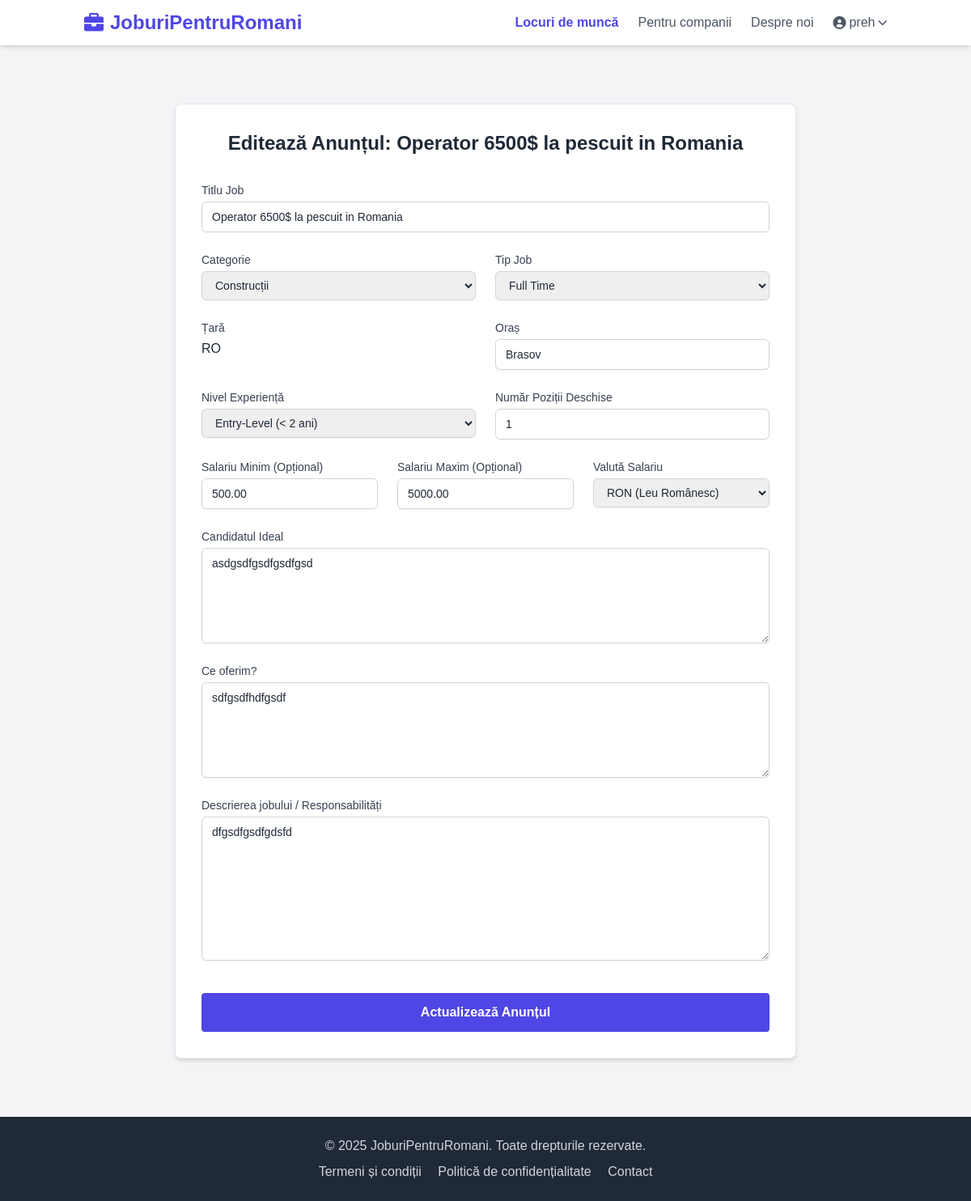
Before: /jobs/2/edit/ (signed in) with the older database file.
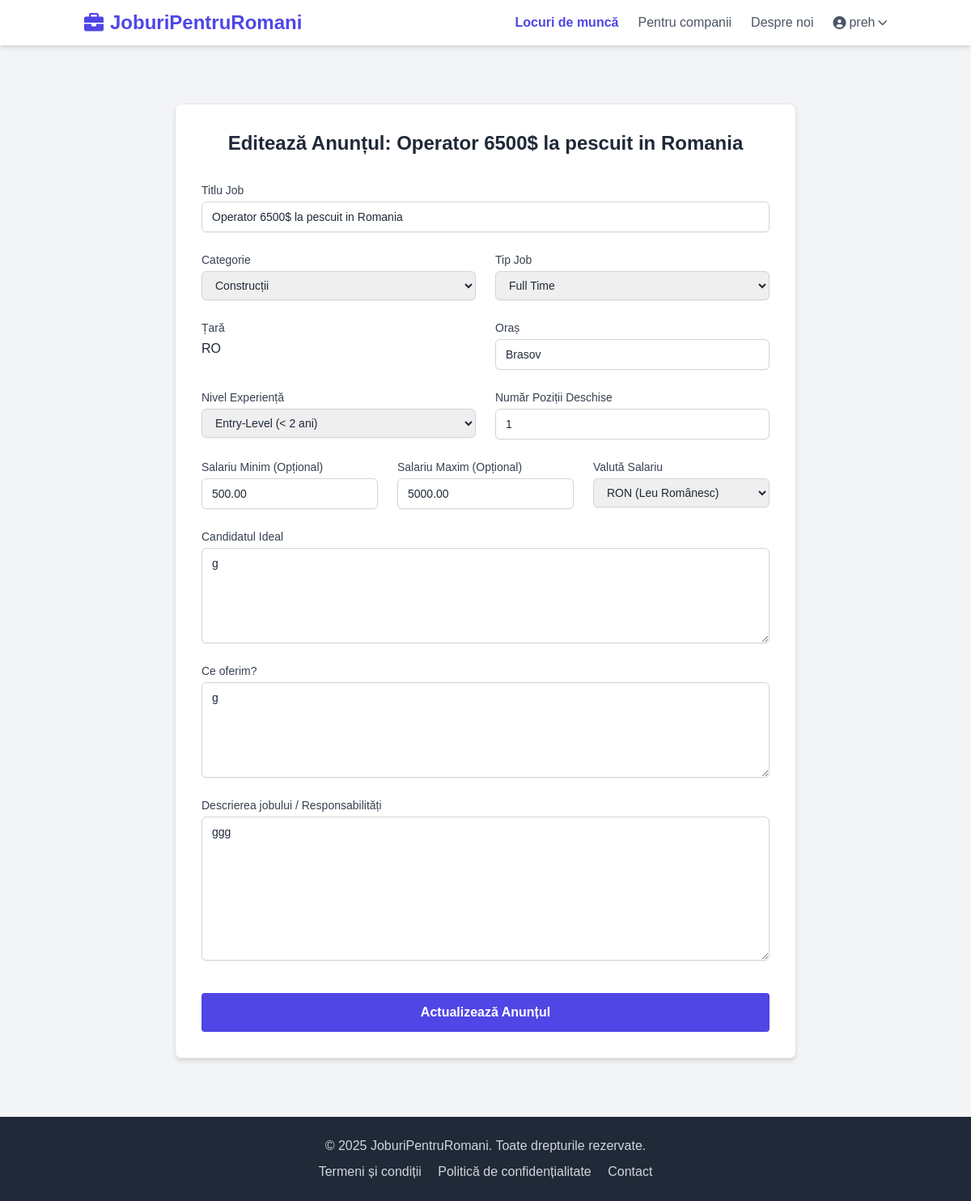
After: the same page with the newer database file.
### jobs/models.py (models this page shows, shortened)
class Job(models.Model):
    JOB_TYPE_CHOICES = (
        ('full_time', 'Full Time'),
        ('part_time', 'Part Time'),
        ('contract', 'Contract'),
        ('internship', 'Internship'),
        ('remote', 'Remote'),
    )
    EXPERIENCE_LEVEL_CHOICES = (
        ('entry', 'Entry-Level (< 2 ani)'),
        ('mid', 'Mid-Level (2-5 ani)'),
        ('senior', 'Senior-Level (5+ ani)'),
        ('manager', 'Manager / Director'),
        ('intern', 'Intern / Stagiar'),
        ('no_experience', 'Fără experiență'),
    )
    CURRENCY_CHOICES = (
        ('RON', 'RON (Leu Românesc)'),
        ('EUR', 'EUR (Euro)'),
        ('USD', 'USD (Dolar American)'),
        ('GBP', 'GBP (Liră Sterlină)'),
    )
    company = models.ForeignKey(settings.AUTH_USER_MODEL, on_delete=models.CASCADE, related_name='jobs_posted', limit_choices_to={'user_type': 'company'})
    category = models.ForeignKey(Category, on_delete=models.SET_NULL, null=True, blank=True, related_name='jobs')
    title = models.CharField(max_length=255)
    slug = models.SlugField(max_length=270, unique=True, blank=True, help_text="Leave blank to auto-generate from title.") # Added unique=True back
    ideal_candidate = models.TextField("Candidatul Ideal", blank=True, null=True)
    what_we_offer = models.TextField("Ce oferim?", blank=True, null=True)
    responsibilities = models.TextField("Descrierea jobului / Responsabilități", blank=True, null=True) # Renamed from description
    country = CountryField(blank_label='(selectează țara)', default='RO')
    city = models.CharField("Oraș", max_length=100)
    job_type = models.CharField(max_length=20, choices=JOB_TYPE_CHOICES, default='full_time')
    experience_level = models.CharField("Nivel Experiență", max_length=20, choices=EXPERIENCE_LEVEL_CHOICES) # Removed null=True, blank=True
    positions_available = models.PositiveIntegerField("Număr Poziții Deschise", default=1) # Removed null=True, blank=True
    salary_min = models.DecimalField(max_digits=10, decimal_places=2, null=True, blank=True) # Păstrăm opțional pentru salariu min/max
    salary_max = models.DecimalField(max_digits=10, decimal_places=2, null=True, blank=True) # Păstrăm opțional pentru salariu min/max
    salary_currency = models.CharField(max_length=3, choices=CURRENCY_CHOICES, default='RON') # Removed blank=True, added choices
    is_published = models.BooleanField(default=True)
    is_featured = models.BooleanField(default=False)
    created_at = models.DateTimeField(auto_now_add=True)
    updated_at = models.DateTimeField(auto_now=True)
    class Meta:
        ordering = ['-created_at']

### jobs/views.py (the view, shortened to what this page needs)
# urls.py: path('<int:pk>/edit/', views.JobUpdateView.as_view(), name='job_edit'), # Keep pk for actions for simplicity
class JobUpdateView(LoginRequiredMixin, UserPassesTestMixin, UpdateView):
    model = Job
    form_class = JobForm
    template_name = 'jobs/job_form.html'
    success_url = reverse_lazy('accounts:company_dashboard')
    def test_func(self):
        job = self.get_object()
        return self.request.user == job.company
    def get_context_data(self, **kwargs):
        context = super().get_context_data(**kwargs)
        context['page_title'] = f"Editează Anunțul: {self.object.title}"
        return context

### jobs/models.py (called while the page is built)
    def __str__(self):
        return self.name

### templates/jobs/job_form.html (shortened to what this page needs)
{% extends 'base.html' %}
{% block content %}
<div class="max-w-3xl mx-auto mt-10 mb-10 bg-white p-8 rounded-lg shadow-md border border-gray-200">
  <h1 class="text-2xl font-bold text-center text-gray-800 mb-8">{{ page_title|default:"Postează Job" }}</h1>
  <form method="post" class="space-y-6 needs-validation" novalidate>
    <div>
        <label for="{{ form.title.id_for_label }}" class="block text-sm font-medium text-gray-700 mb-1">{{ form.title.label }}</label>
        {{ form.title }}
    </div>
    <div class="grid grid-cols-1 md:grid-cols-2 gap-6">
        <div>
            <label for="{{ form.category.id_for_label }}" class="block text-sm font-medium text-gray-700 mb-1">{{ form.category.label }}</label>
            {{ form.category }}
        </div>
        <div>
            <label for="{{ form.job_type.id_for_label }}" class="block text-sm font-medium text-gray-700 mb-1">{{ form.job_type.label }}</label>
            {{ form.job_type }}
        </div>
    </div>
    <div class="grid grid-cols-1 md:grid-cols-2 gap-6">
        <div>
            <label for="{{ form.country.id_for_label }}" class="block text-sm font-medium text-gray-700 mb-1">{{ form.country.label }}</label>
            {{ form.country }}
        </div>
         <div>
            <label for="{{ form.city.id_for_label }}" class="block text-sm font-medium text-gray-700 mb-1">{{ form.city.label }}</label>
            {{ form.city }}
        </div>
    </div>
     <div class="grid grid-cols-1 md:grid-cols-2 gap-6">
         <div>
            <label for="{{ form.experience_level.id_for_label }}" class="block text-sm font-medium text-gray-700 mb-1">{{ form.experience_level.label }}</label>
            {{ form.experience_level }}
        </div>
         <div>
            <label for="{{ form.positions_available.id_for_label }}" class="block text-sm font-medium text-gray-700 mb-1">{{ form.positions_available.label }}</label>
            {{ form.positions_available }}
        </div>
    </div>
    <div class="grid grid-cols-1 md:grid-cols-3 gap-6">
        <div>
            <label for="{{ form.salary_min.id_for_label }}" class="block text-sm font-medium text-gray-700 mb-1">{{ form.salary_min.label }}</label>
            {{ form.salary_min }}
        </div>
         <div>
            <label for="{{ form.salary_max.id_for_label }}" class="block text-sm font-medium text-gray-700 mb-1">{{ form.salary_max.label }}</label>
            {{ form.salary_max }}
        </div>
         <div>
            <label for="{{ form.salary_currency.id_for_label }}" class="block text-sm font-medium text-gray-700 mb-1">{{ form.salary_currency.label }}</label>
            {{ form.salary_currency }}
        </div>
    </div>
    <div>
        <label for="{{ form.ideal_candidate.id_for_label }}" class="block text-sm font-medium text-gray-700 mb-1">{{ form.ideal_candidate.label }}</label>
        {{ form.ideal_candidate }}
    </div>
     <div>
        <label for="{{ form.what_we_offer.id_for_label }}" class="block text-sm font-medium text-gray-700 mb-1">{{ form.what_we_offer.label }}</label>
        {{ form.what_we_offer }}
    </div>
     <div>
        <label for="{{ form.responsibilities.id_for_label }}" class="block text-sm font-medium text-gray-700 mb-1">{{ form.responsibilities.label }}</label>
        {{ form.responsibilities }}
    </div>
    <div class="pt-4">
        <button type="submit"
                class="w-full bg-indigo-600 hover:bg-indigo-700 text-white font-bold py-3 px-4 rounded transition duration-300">
          {% if object %}Actualizează Anunțul{% else %}Postează Anunțul{% endif %}
        </button>
    </div>
  </form>
</div>
{% endblock %}

Changed rows visible on the page:
changed Job "Operator 6500$ la pescuit in Romania": ideal_candidate "asdgsdfgsdfgsdfgsd" → "g"; what_we_offer "sdfgsdfhdfgsdf" → "g"; responsibilities "dfgsdfgsdfgdsfd" → "ggg"
